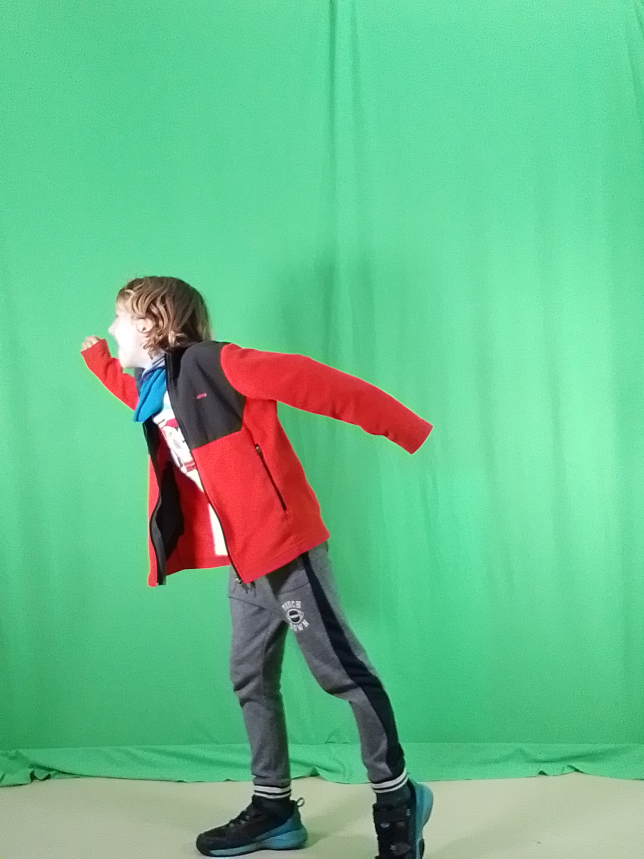
#> input picture fake_cam/photo.jpg, 1932 x 2576 px (shown at 1/3 size)
$ python -i image_processor.py   (imports and definitions only)
#> lines starting #> are read from the running program, lines starting #| are printed output that depends on the picture; after the words box and inside, x2 and y2 are one past the last pixel; in counts of white or black regions, pixels touching at a corner belong together
#> further down, picture is the input picture: shape (2576, 1932, 3); mean B, G, R 140.8, 188.3, 106.3
# image_processor.py
import cv2
import numpy as np
from PIL import Image
import piexif
from datetime import datetime
import logging
from pathlib import Path
from config import Config

logger = logging.getLogger(__name__)


class GreenScreenProcessor:
    """Traitement d'image pour fond vert"""

    def __init__(self):
        self.lower_green = np.array([35, 50, 50], dtype=np.uint8)
        self.upper_green = np.array([85, 255, 255], dtype=np.uint8)
        self.smoothness = 5
        self.erode_iterations = 1
        self.dilate_iterations = 2

    def update_green_range(self, lower_hue, upper_hue, lower_sat, lower_val):
        self.lower_green = np.array([lower_hue, lower_sat, lower_val], dtype=np.uint8)
        self.upper_green = np.array([upper_hue, 255, 255], dtype=np.uint8)

    # [4 lines left out: function update_morph_params, not called in this run]

    def extract_person(self, frame):
        """
        Extrait la personne du fond vert.
        Retourne (person_bgra, mask) en ordre natif OpenCV.

        Améliorations par rapport à la version précédente :
        - Flou gaussien sur le masque → bords doux, moins de crénelage
        - Suppression du spillage vert → corrige les reflets verts sur la peau
          et les vêtements clairs aux bords de la silhouette
        """
        # 1. Masque HSV
        hsv = cv2.cvtColor(frame, cv2.COLOR_BGR2HSV)
#> hsv: shape (2576, 1932, 3); mean H, S, V 75.9, 129.5, 197.9
        mask_raw = cv2.inRange(hsv, self.lower_green, self.upper_green)
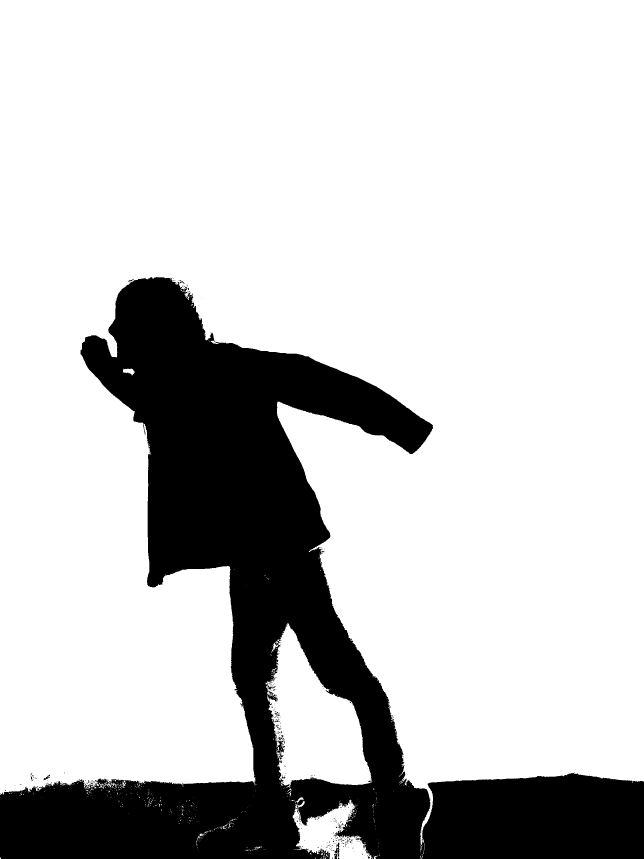
#> mask_raw: shape (2576, 1932) (shown at 1/3 size); 79.3% white; 380 black regions (357 under 20 px), largest, box (x1, y1, x2, y2) and area: (0, 831, 1932, 2576) 1030159, (1004, 2528, 1018, 2576) 264, (130, 2324, 150, 2341) 106
        mask_raw = cv2.bitwise_not(mask_raw)

        # 2. Opérations morphologiques
        kernel = np.ones((self.smoothness, self.smoothness), np.uint8)
        mask = cv2.erode(mask_raw, kernel, iterations=self.erode_iterations)
#> mask: shape (2576, 1932); 19.8% white; 46 white regions (37 under 20 px), largest, box (x1, y1, x2, y2) and area: (0, 834, 1296, 2576) 832439, (1269, 2322, 1932, 2576) 153764, (630, 1002, 640, 1021) 87
        mask = cv2.dilate(mask, kernel, iterations=self.dilate_iterations)
#> mask: shape (2576, 1932); 21.1% white; 5 white regions, box (x1, y1, x2, y2) and area: (0, 830, 1932, 2576) 1048540, (291, 2335, 322, 2354) 453, (1002, 2565, 1013, 2576) 111, (977, 2569, 989, 2576) 83, (978, 2558, 987, 2567) 81

        # 3. Lissage gaussien du masque → bords doux, élimine les pixels
        #    verts résiduels aux contours (source principale du teint bizarre)
        mask_blur = cv2.GaussianBlur(mask, (7, 7), 0)

        # 4. Suppression du spillage vert (green spill removal)
        #    Les pixels proches du bord du masque gardent une teinte verte
        #    résiduelle du fond. On la corrige en réduisant le canal vert
        #    là où il domine anormalement par rapport à R et B.
        frame_corr = frame.copy().astype(np.float32)
        b = frame_corr[:, :, 0]
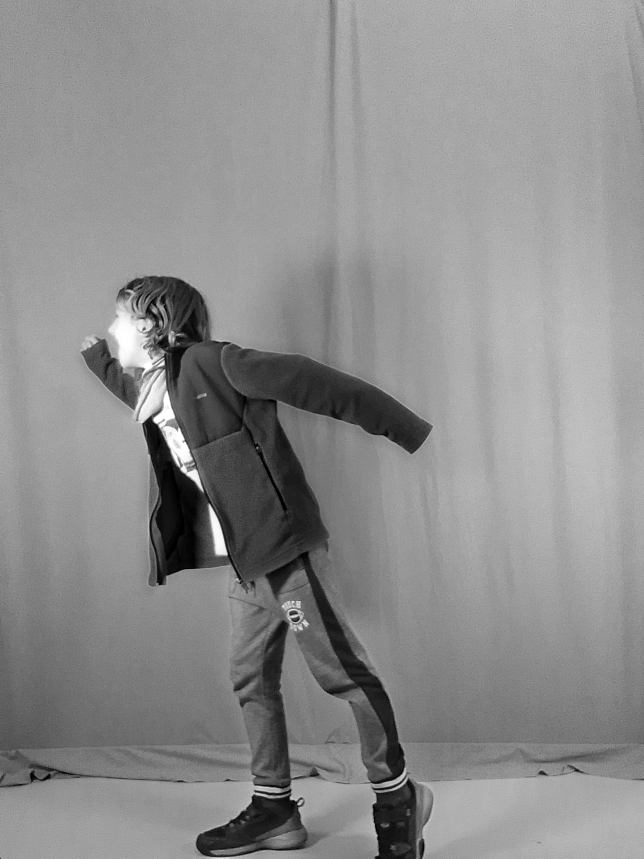
#> b: shape (2576, 1932) float32 (shown at 1/3 size); min 0, max 255, mean 140.8
        g = frame_corr[:, :, 1]
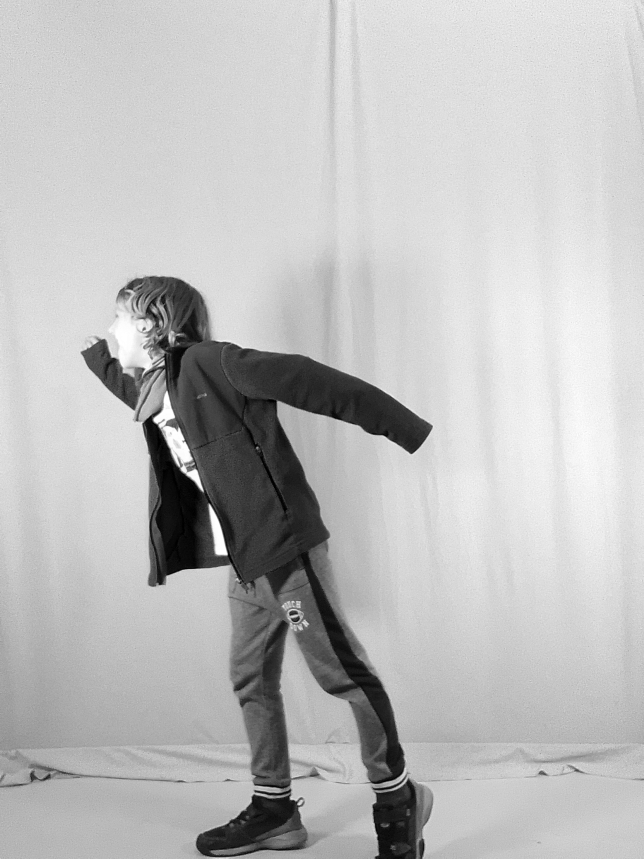
#> g: shape (2576, 1932) float32 (shown at 1/3 size); min 0, max 255, mean 188.3
        r = frame_corr[:, :, 2]
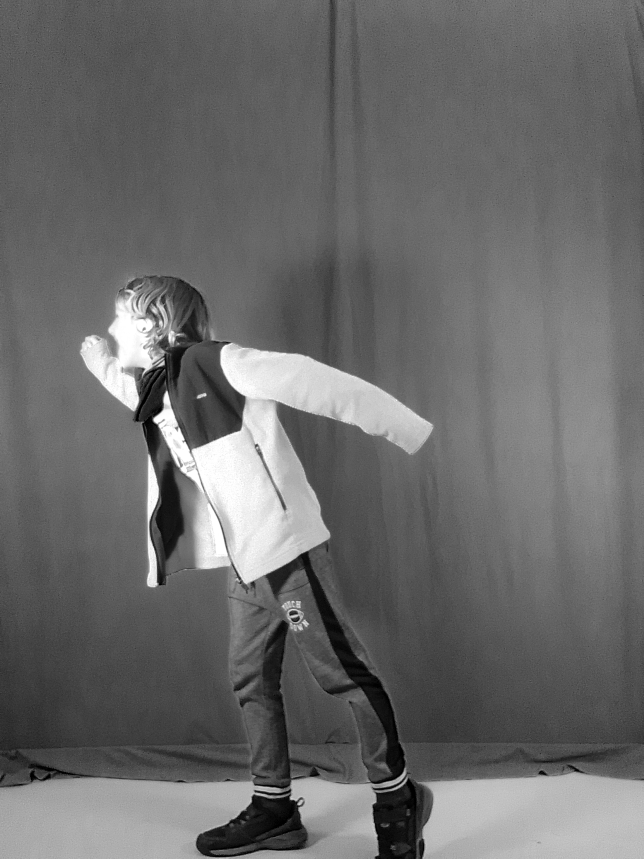
#> r: shape (2576, 1932) float32 (shown at 1/3 size); min 0, max 255, mean 106.3

        # Détecte les pixels où le vert est le canal dominant (spillage)
        green_spill = (g > r) & (g > b)
#> green_spill: shape (2576, 1932) bool; 87.2% white; 88 black regions (83 under 20 px), largest, box (x1, y1, x2, y2) and area: (242, 832, 1298, 2576) 638631, (818, 2224, 824, 2258) 72, (826, 1758, 832, 1762) 20, (1154, 2118, 1158, 2124) 20, (753, 2544, 758, 2552) 20
        # Remplace le canal vert par la moyenne de R et B (correction naturelle)
        g_corrected = (r + b) / 2.0
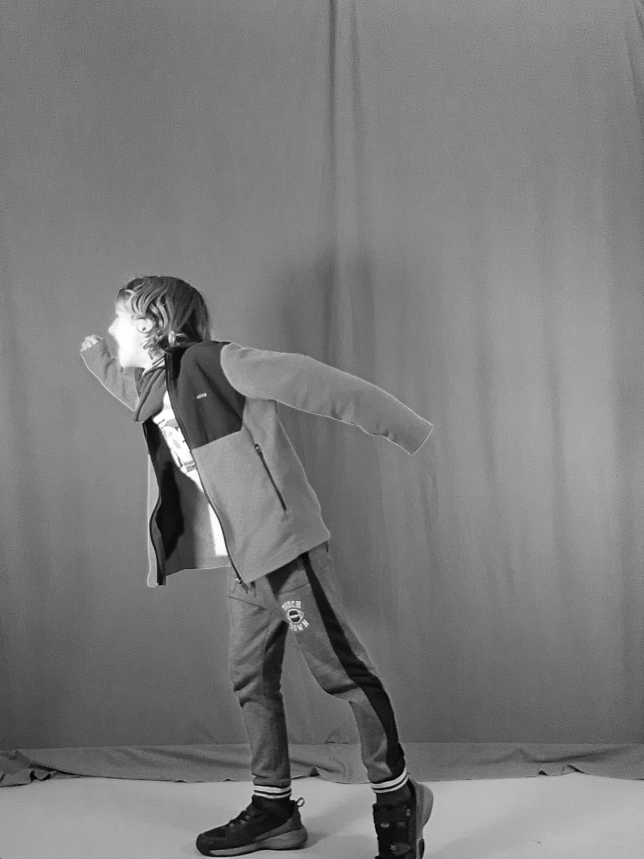
#> g_corrected: shape (2576, 1932) float32 (shown at 1/3 size); min 0, max 255, mean 123.6
        frame_corr[:, :, 1] = np.where(green_spill, g_corrected, g)
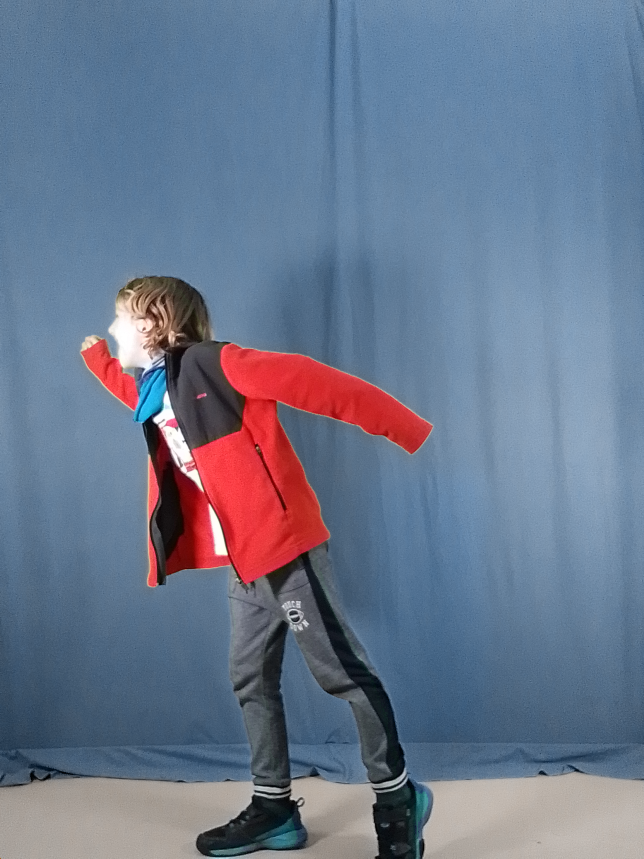
#> frame_corr: shape (2576, 1932, 3) float32 (shown at 1/3 size); mean B, G, R 141.2, 119.2, 106.2
        frame_bgr = np.clip(frame_corr, 0, 255).astype(np.uint8)

        # 5. Application du masque sur l'image corrigée
        result = cv2.bitwise_and(frame_bgr, frame_bgr, mask=mask)

        # 6. Composition BGRA avec masque lissé comme canal alpha
        b_ch, g_ch, r_ch = cv2.split(result)
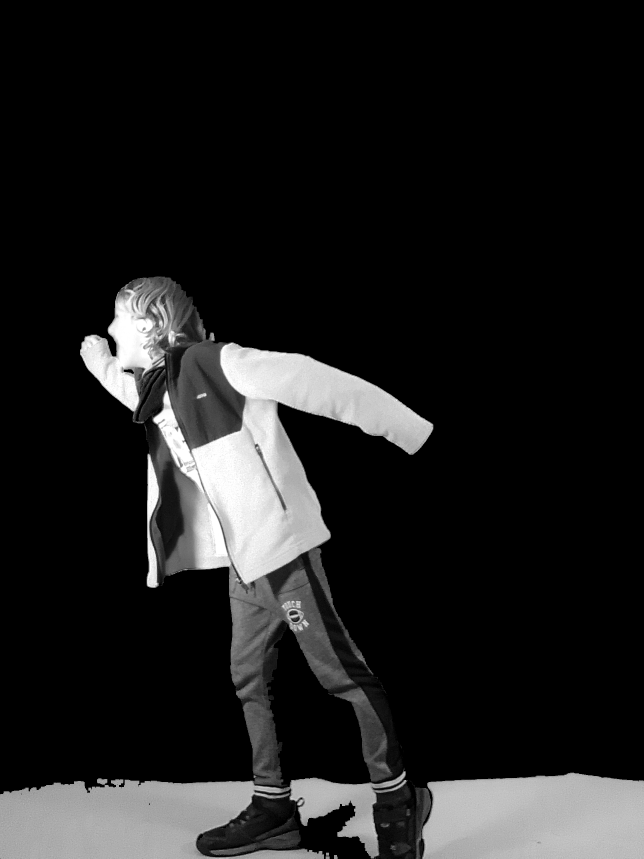
#> r_ch: shape (2576, 1932) (shown at 1/3 size); min 0, max 255, mean 30.7
        result_bgra = cv2.merge([b_ch, g_ch, r_ch, mask_blur])

        return result_bgra, mask_blur

    # [179 lines left out: functions load_foreground, _blend_onto, _composite, composite_image, create_preview, save_with_metadata, not called in this run]

>>> import cv2
>>> picture = cv2.imread('fake_cam/photo.jpg')
>>> result = GreenScreenProcessor().extract_person(picture)
